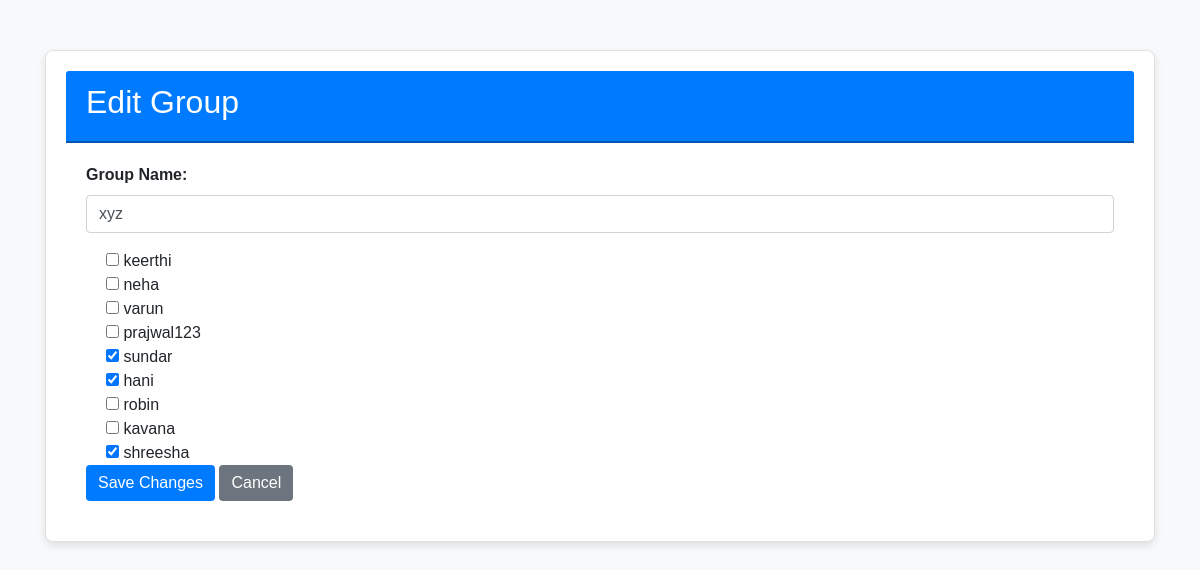
Page /groups/edit/35/ (signed in) on the committed database.
### expenses/models.py (models this page shows)
class Group(models.Model):
    name=models.CharField(max_length=60)
    members=models.ManyToManyField(User, related_name="group_members")

class Friendship(models.Model):
    user1 = models.ForeignKey(User, related_name='friends1', on_delete=models.CASCADE)
    user2 = models.ForeignKey(User, related_name='friends2', on_delete=models.CASCADE)

### expenses/views.py (the view, shortened to what this page needs)
# urls.py: path('groups/edit/<int:group_id>/', views.edit_group, name='edit_group'),
@login_required
def edit_group(request, group_id):
    group = get_object_or_404(Group, pk=group_id)
    friends = request.user.friends2.all()
    group_members = group.members.all()
    return render(request, 'edit_group.html', {'group': group, 'friends': friends, 'group_members': group_members})

### templates/edit_group.html (shortened to what this page needs)
<!doctype html>
<html lang="en">
<head>
    <link rel="stylesheet" href="https://cdn.jsdelivr.net/npm/bootstrap@4.3.1/dist/css/bootstrap.min.css">
</head>
<body>
    <div class="container">
        <div class="card">
            <div class="card-header">
                <h2>Edit Group</h2>
            </div>
            <div class="card-body">
                <form method="post">
                    <div class="form-group">
                        <label>Group Name:</label>
                        <input type="text" name="name" class="form-control" value="{{ group.name }}" required>
                    </div>
                    <div>
                        {% for friend in friends %}
                            <div class="form-check">
                                <input
                                    type="checkbox"
                                    name="friends"
                                    value="{{ friend.user1.id }}"
                                    id="friend-{{ friend.user1.id }}"
                                    {% if friend.user1 in group.members.all %}
                                    checked
                                    {% endif %}>
                                <label class="form-check-label">{{ friend.user1.username }}</label>
                            </div>
                        {% endfor %}
                    </div>
                    <button type="submit" class="btn btn-primary">Save Changes</button>
                    <a href="{% url 'home' %}" class="btn btn-secondary">Cancel</a>
                </form>
            </div>
        </div>
    </div>
</body>
</html>

### templates/edit_group.html (style rules this page uses)
body { background-color: #f8f9fa; font-family: Arial, sans-serif; }
.container { margin-top: 50px; }
.card { padding: 20px; border: 1px solid #e0e0e0; border-radius: 8px; box-shadow: 0 4px 8px rgba(0, 0, 0, 0.1); }
.card-header { background-color: #007bff; color: white; border-bottom: 2px solid #0056b3; border-radius: 8px 8px 0 0; }
.card-body { background-color: #ffffff; }
.form-group label { font-weight: bold; }
.btn-primary { background-color: #007bff; border: none; }
.btn-secondary { background-color: #6c757d; border: none; }

### rows in the picture
Group: name "xyz"
Friendship: user1.username "keerthi"
Friendship: user1.username "neha"
Friendship: user1.username "varun"
Friendship: user1.username "prajwal123"
Friendship: user1_id "☑", user1.username "sundar"
Friendship: user1_id "☑", user1.username "hani"
Friendship: user1.username "robin"
Friendship: user1.username "kavana"
Friendship: user1_id "☑", user1.username "shreesha"
